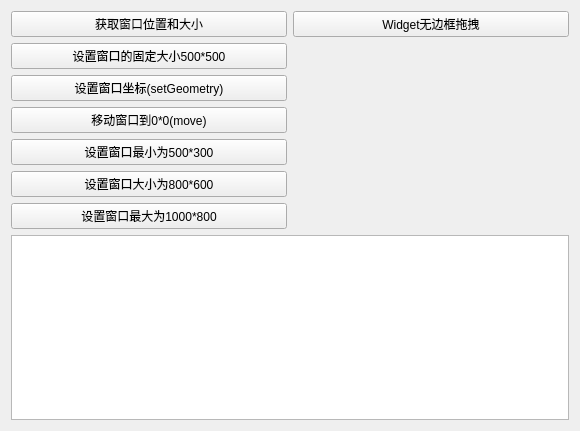
<?xml version="1.0" encoding="UTF-8"?>
<ui version="4.0">
 <class>widget_ui</class>
 <widget class="QWidget" name="widget_ui">
  <property name="geometry">
   <rect>
    <x>0</x>
    <y>0</y>
    <width>580</width>
    <height>431</height>
   </rect>
  </property>
  <property name="windowTitle">
   <string>Widget控件学习使用</string>
  </property>
  <layout class="QVBoxLayout" name="verticalLayout">
   <item>
    <layout class="QGridLayout" name="gridLayout">
     <item row="6" column="0">
      <widget class="QPushButton" name="btn_moveWindow">
       <property name="styleSheet">
        <string notr="true">font: 18pt &quot;Arial&quot;;</string>
       </property>
       <property name="text">
        <string>移动窗口到0*0(move)</string>
       </property>
      </widget>
     </item>
     <item row="5" column="0">
      <widget class="QPushButton" name="btn_setGeometry">
       <property name="styleSheet">
        <string notr="true">font: 18pt &quot;Arial&quot;;</string>
       </property>
       <property name="text">
        <string>设置窗口坐标(setGeometry)</string>
       </property>
      </widget>
     </item>
     <item row="7" column="0">
      <widget class="QPushButton" name="btn_setMinSize">
       <property name="styleSheet">
        <string notr="true">font: 18pt &quot;Arial&quot;;</string>
       </property>
       <property name="text">
        <string>设置窗口最小为500*300</string>
       </property>
      </widget>
     </item>
     <item row="1" column="1">
      <widget class="QPushButton" name="pushButton">
       <property name="styleSheet">
        <string notr="true">font: 16pt &quot;Arial&quot;;</string>
       </property>
       <property name="text">
        <string>Widget无边框拖拽</string>
       </property>
      </widget>
     </item>
     <item row="2" column="0">
      <widget class="QPushButton" name="btn_setFixSize">
       <property name="styleSheet">
        <string notr="true">font: 18pt &quot;Arial&quot;;</string>
       </property>
       <property name="text">
        <string>设置窗口的固定大小500*500</string>
       </property>
      </widget>
     </item>
     <item row="9" column="0">
      <widget class="QPushButton" name="btn_setMaxSize">
       <property name="styleSheet">
        <string notr="true">QPushButton{font: 18pt &quot;Arial&quot;;}</string>
       </property>
       <property name="text">
        <string>设置窗口最大为1000*800</string>
       </property>
      </widget>
     </item>
     <item row="1" column="0">
      <widget class="QPushButton" name="btn_getSize">
       <property name="styleSheet">
        <string notr="true">font: 20pt &quot;Arial&quot;;</string>
       </property>
       <property name="text">
        <string>获取窗口位置和大小</string>
       </property>
      </widget>
     </item>
     <item row="8" column="0">
      <widget class="QPushButton" name="btn_setSize">
       <property name="styleSheet">
        <string notr="true">font: 18pt &quot;Arial&quot;;</string>
       </property>
       <property name="text">
        <string>设置窗口大小为800*600</string>
       </property>
      </widget>
     </item>
     <item row="11" column="0" colspan="2">
      <widget class="QTextEdit" name="showTextEdit">
       <property name="styleSheet">
        <string notr="true">font: 16pt &quot;Arial&quot;;</string>
       </property>
      </widget>
     </item>
    </layout>
   </item>
  </layout>
 </widget>
 <resources/>
 <connections/>
</ui>
